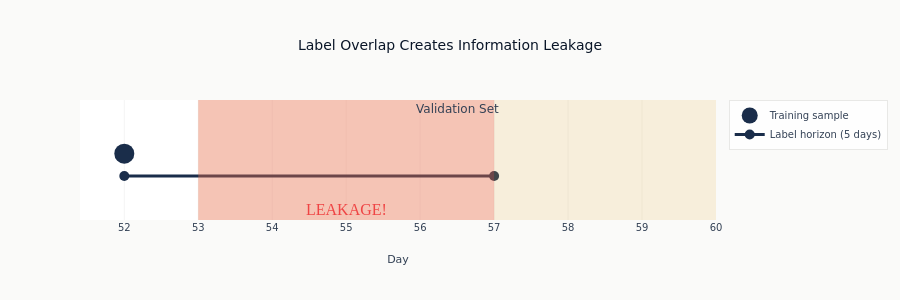

Source (notebook cell):
### Markdown cell above
### Visualizing the Overlap Problem

### Code cell
fig = go.Figure()

fig.add_trace(
    go.Scatter(
        x=[52],
        y=[0.5],
        mode="markers",
        marker=dict(size=20, color=COLORS["slate"]),
        name="Training sample",
    )
)
fig.add_trace(
    go.Scatter(
        x=[52, 57],
        y=[0.4, 0.4],
        mode="lines+markers",
        line=dict(color=COLORS["slate"], width=3),
        marker=dict(size=10),
        name="Label horizon (5 days)",
    )
)
fig.add_vrect(x0=53, x1=60, fillcolor=COLORS["amber"], opacity=0.2, line_width=0)
fig.add_annotation(x=56.5, y=0.7, text="Validation Set", showarrow=False, font=dict(size=12))

fig.add_vrect(x0=53, x1=57, fillcolor=COLORS["negative"], opacity=0.25, line_width=0)
fig.add_annotation(
    x=55,
    y=0.25,
    text="LEAKAGE!",
    showarrow=False,
    font=dict(color=COLORS["negative"], size=16, family="Arial Black"),
)

fig.update_layout(
    title="Label Overlap Creates Information Leakage",
    xaxis_title="Day",
    yaxis_visible=False,
    height=300,
    showlegend=True,
)
fig.show()

### Figure 1 — Plotly figure (JSON) as saved in the notebook; plotly's stock layout.template omitted (floating-point values rounded to 4 significant figures)
{"data": [{"marker": {"color": "#1a2d4a", "size": 20}, "mode": "markers", "name": "Training sample", "type": "scatter", "x": [52], "y": [0.5]}, {"line": {"color": "#1a2d4a", "width": 3}, "marker": {"size": 10}, "mode": "lines+markers", "name": "Label horizon (5 days)", "type": "scatter", "x": [52, 57], "y": [0.4, 0.4]}], "layout": {"annotations": [{"font": {"size": 12}, "showarrow": false, "text": "Validation Set", "x": 56.5, "y": 0.7}, {"font": {"color": "#ef4444", "family": "Arial Black", "size": 16}, "showarrow": false, "text": "LEAKAGE!", "x": 55, "y": 0.25}], "height": 300, "shapes": [{"fillcolor": "#D4A84B", "line": {"width": 0}, "opacity": 0.2, "type": "rect", "x0": 53, "x1": 60, "xref": "x", "y0": 0, "y1": 1, "yref": "y domain"}, {"fillcolor": "#ef4444", "line": {"width": 0}, "opacity": 0.25, "type": "rect", "x0": 53, "x1": 57, "xref": "x", "y0": 0, "y1": 1, "yref": "y domain"}], "showlegend": true, "title": {"text": "Label Overlap Creates Information Leakage"}, "xaxis": {"title": {"text": "Day"}}, "yaxis": {"visible": false}}}
